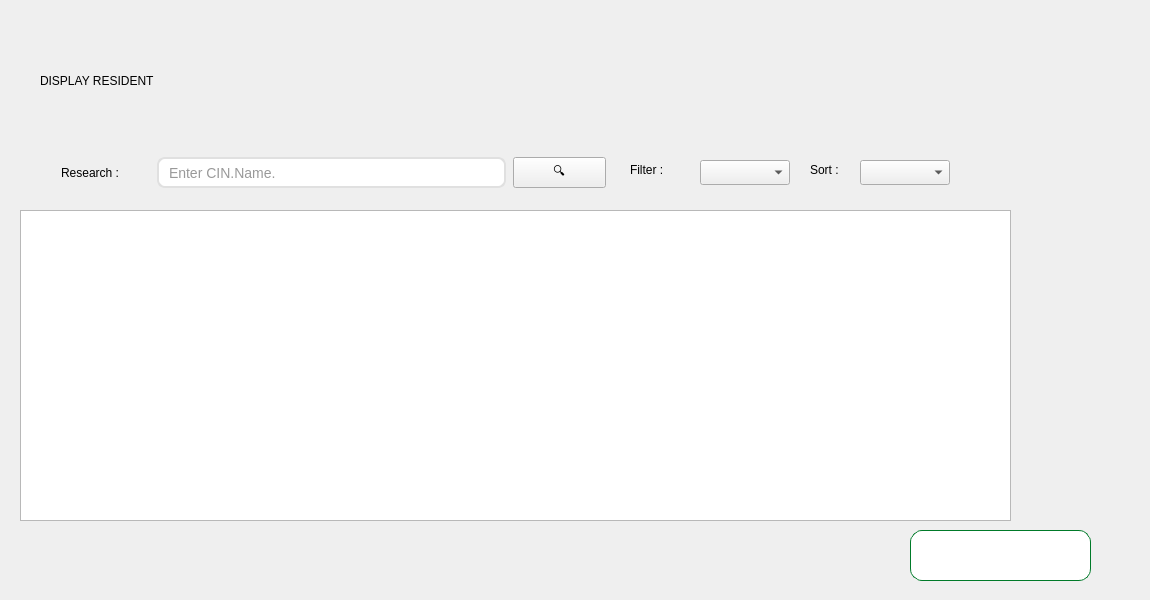
         <widget class="QWidget" name="tab_5">
          <attribute name="title">
           <string>DISPLAY</string>
          </attribute>
          <widget class="QWidget" name="widget_3" native="true">
           <property name="geometry">
            <rect>
             <x>0</x>
             <y>0</y>
             <width>1141</width>
             <height>591</height>
            </rect>
           </property>
           <widget class="QLabel" name="label_19">
            <property name="geometry">
             <rect>
              <x>40</x>
              <y>50</y>
              <width>601</width>
              <height>61</height>
             </rect>
            </property>
            <property name="styleSheet">
             <string notr="true">font: 700 italic 36pt &quot;Times New Roman&quot;;</string>
            </property>
            <property name="text">
             <string>DISPLAY RESIDENT</string>
            </property>
           </widget>
           <widget class="QLabel" name="label_23">
            <property name="geometry">
             <rect>
              <x>760</x>
              <y>40</y>
              <width>121</width>
              <height>81</height>
             </rect>
            </property>
            <property name="styleSheet">
             <string notr="true">background:transparent;</string>
            </property>
            <property name="text">
             <string/>
            </property>
            <property name="pixmap">
             <pixmap>../../Downloads/Capture_d_écran_2025-09-29_075328-removebg-preview.png</pixmap>
            </property>
            <property name="scaledContents">
             <bool>true</bool>
            </property>
           </widget>
           <widget class="QLabel" name="label_63">
            <property name="geometry">
             <rect>
              <x>61</x>
              <y>133</y>
              <width>89</width>
              <height>79</height>
             </rect>
            </property>
            <property name="styleSheet">
             <string notr="true">font: 700 italic 10pt &quot;Times New Roman&quot;;</string>
            </property>
            <property name="text">
             <string>Research :</string>
            </property>
           </widget>
           <widget class="QTableView" name="residentTableView">
            <property name="geometry">
             <rect>
              <x>20</x>
              <y>210</y>
              <width>991</width>
              <height>311</height>
             </rect>
            </property>
           </widget>
           <widget class="QLabel" name="label_64">
            <property name="geometry">
             <rect>
              <x>630</x>
              <y>130</y>
              <width>54</width>
              <height>79</height>
             </rect>
            </property>
            <property name="styleSheet">
             <string notr="true">font: 700 italic 10pt &quot;Times New Roman&quot;;</string>
            </property>
            <property name="text">
             <string>Filter :</string>
            </property>
           </widget>
           <widget class="QLabel" name="label_65">
            <property name="geometry">
             <rect>
              <x>810</x>
              <y>130</y>
              <width>42</width>
              <height>79</height>
             </rect>
            </property>
            <property name="styleSheet">
             <string notr="true">font: 700 italic 10pt &quot;Times New Roman&quot;;</string>
            </property>
            <property name="text">
             <string>Sort :</string>
            </property>
           </widget>
           <widget class="QPushButton" name="pushButton_39">
            <property name="geometry">
             <rect>
              <x>513</x>
              <y>157</y>
              <width>93</width>
              <height>31</height>
             </rect>
            </property>
            <property name="styleSheet">
             <string notr="true">QLineEdit{
	font: 700 italic 10pt &quot;Times New Roman&quot;;
    color: white;
    font-weight: bold;
    font-size: 16px;
    border-radius: 15px;
    padding: 7px 10px;
}</string>
            </property>
            <property name="text">
             <string>🔍</string>
            </property>
           </widget>
           <widget class="QLineEdit" name="lineEdit_63">
            <property name="geometry">
             <rect>
              <x>157</x>
              <y>157</y>
              <width>349</width>
              <height>31</height>
             </rect>
            </property>
            <property name="styleSheet">
             <string notr="true">QLineEdit {
    background-color: white;
    border: 2px solid #e0e0e0;
    border-radius: 8px;
    padding: 8px;
    font-size: 14px;
    color: #333;
}

QLineEdit:hover {
    border: 2px solid #29b6f6;
    background-color: #f9f9f9;
}

QLineEdit:focus {
    border: 2px solid #0d47a1;
    background-color: white;
}</string>
            </property>
            <property name="placeholderText">
             <string>Enter CIN,Name,</string>
            </property>
           </widget>
           <widget class="QComboBox" name="comboBox_15">
            <property name="geometry">
             <rect>
              <x>700</x>
              <y>160</y>
              <width>90</width>
              <height>25</height>
             </rect>
            </property>
           </widget>
           <widget class="QComboBox" name="comboBox_20">
            <property name="geometry">
             <rect>
              <x>860</x>
              <y>160</y>
              <width>90</width>
              <height>25</height>
             </rect>
            </property>
           </widget>
           <widget class="QLineEdit" name="lineEdit_157">
            <property name="geometry">
             <rect>
              <x>910</x>
              <y>530</y>
              <width>181</width>
              <height>51</height>
             </rect>
            </property>
            <property name="styleSheet">
             <string notr="true">QLineEdit {
	font: 700 italic 10pt &quot;Times New Roman&quot;;
    background: qlineargradient(x1:0, y1:0, x2:0, y2:1,
                                stop:0 #00ff66, stop:1 #009933);
    color: white;
    border: 1px solid #007a29;
    border-radius: 12px;
    padding: 6px;
}
QLineEdit :hover {
    background: qlineargradient(x1:0, y1:0, x2:0, y2:1,
                                stop:0 #33ff99, stop:1 #00cc44);
}

QLineEdit :pressed {
    background: qlineargradient(x1:0, y1:0, x2:0, y2:1,
                                stop:0 #00cc44, stop:1 #007a29);
}
</string>
            </property>
            <property name="text">
             <string>SEND Mail/SMS</string>
            </property>
           </widget>
          </widget>
         </widget>
